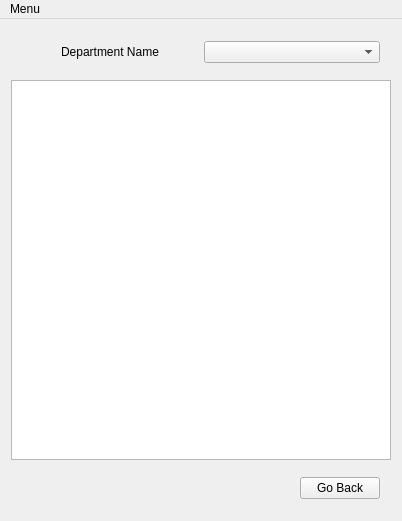
<?xml version="1.0" encoding="UTF-8"?>
<ui version="4.0">
 <class>ViewDept</class>
 <widget class="QMainWindow" name="ViewDept">
  <property name="geometry">
   <rect>
    <x>0</x>
    <y>0</y>
    <width>402</width>
    <height>521</height>
   </rect>
  </property>
  <property name="windowTitle">
   <string>Add New Member</string>
  </property>
  <widget class="QWidget" name="centralWidget">
   <layout class="QVBoxLayout" name="verticalLayout">
    <property name="sizeConstraint">
     <enum>QLayout::SetMaximumSize</enum>
    </property>
    <item>
     <widget class="QFrame" name="frame">
      <property name="frameShape">
       <enum>QFrame::NoFrame</enum>
      </property>
      <property name="frameShadow">
       <enum>QFrame::Raised</enum>
      </property>
      <layout class="QGridLayout" name="gridLayout">
       <item row="0" column="0">
        <widget class="QLabel" name="label">
         <property name="text">
          <string>Department Name</string>
         </property>
         <property name="alignment">
          <set>Qt::AlignCenter</set>
         </property>
        </widget>
       </item>
       <item row="0" column="1">
        <widget class="QComboBox" name="cb_dept_name"/>
       </item>
      </layout>
     </widget>
    </item>
    <item>
     <widget class="QTableView" name="tv_list"/>
    </item>
    <item>
     <widget class="QFrame" name="frame_2">
      <property name="frameShape">
       <enum>QFrame::NoFrame</enum>
      </property>
      <property name="frameShadow">
       <enum>QFrame::Raised</enum>
      </property>
      <layout class="QGridLayout" name="gridLayout_2">
       <item row="0" column="1">
        <widget class="QPushButton" name="btn_go_back">
         <property name="text">
          <string>Go Back</string>
         </property>
        </widget>
       </item>
       <item row="0" column="0">
        <spacer name="horizontalSpacer">
         <property name="orientation">
          <enum>Qt::Horizontal</enum>
         </property>
         <property name="sizeHint" stdset="0">
          <size>
           <width>40</width>
           <height>20</height>
          </size>
         </property>
        </spacer>
       </item>
      </layout>
     </widget>
    </item>
   </layout>
  </widget>
  <widget class="QMenuBar" name="menuBar">
   <property name="geometry">
    <rect>
     <x>0</x>
     <y>0</y>
     <width>402</width>
     <height>22</height>
    </rect>
   </property>
   <property name="defaultUp">
    <bool>true</bool>
   </property>
   <widget class="QMenu" name="menuMenu">
    <property name="title">
     <string>Menu</string>
    </property>
    <addaction name="actionfiles"/>
    <addaction name="actionnew"/>
    <addaction name="actionedit"/>
   </widget>
   <addaction name="menuMenu"/>
  </widget>
  <action name="actionfiles">
   <property name="text">
    <string>files</string>
   </property>
  </action>
  <action name="actionnew">
   <property name="text">
    <string>new</string>
   </property>
  </action>
  <action name="actionedit">
   <property name="text">
    <string>edit</string>
   </property>
  </action>
 </widget>
 <layoutdefault spacing="6" margin="11"/>
 <resources/>
 <connections/>
</ui>
